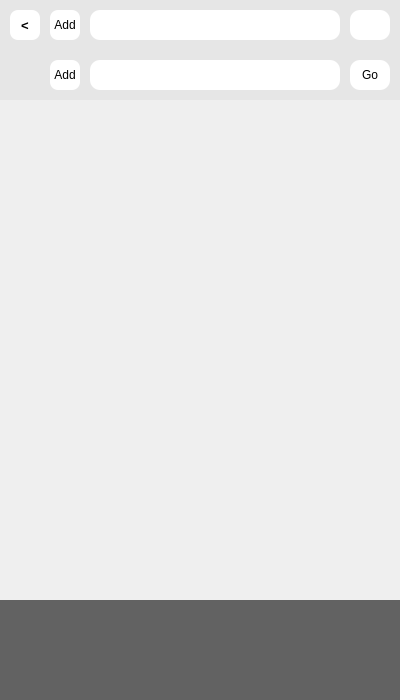
<?xml version="1.0" encoding="UTF-8"?>
<ui version="4.0">
 <class>Form</class>
 <widget class="QWidget" name="Form">
  <property name="geometry">
   <rect>
    <x>0</x>
    <y>0</y>
    <width>400</width>
    <height>700</height>
   </rect>
  </property>
  <property name="minimumSize">
   <size>
    <width>400</width>
    <height>700</height>
   </size>
  </property>
  <property name="maximumSize">
   <size>
    <width>400</width>
    <height>700</height>
   </size>
  </property>
  <property name="windowTitle">
   <string>Form</string>
  </property>
  <property name="styleSheet">
   <string notr="true">QWidget::setFixedSize(400,800)
</string>
  </property>
  <widget class="QPushButton" name="home_app">
   <property name="geometry">
    <rect>
     <x>160</x>
     <y>610</y>
     <width>80</width>
     <height>80</height>
    </rect>
   </property>
   <property name="minimumSize">
    <size>
     <width>80</width>
     <height>80</height>
    </size>
   </property>
   <property name="maximumSize">
    <size>
     <width>80</width>
     <height>80</height>
    </size>
   </property>
   <property name="styleSheet">
    <string notr="true">QPushButton {
    border-radius: 1px;
}
</string>
   </property>
   <property name="text">
    <string/>
   </property>
   <property name="icon">
    <iconset>
     <normaloff>home_logo.png</normaloff>home_logo.png</iconset>
   </property>
   <property name="iconSize">
    <size>
     <width>80</width>
     <height>80</height>
    </size>
   </property>
  </widget>
  <widget class="QLabel" name="home_background">
   <property name="geometry">
    <rect>
     <x>0</x>
     <y>600</y>
     <width>400</width>
     <height>100</height>
    </rect>
   </property>
   <property name="minimumSize">
    <size>
     <width>400</width>
     <height>100</height>
    </size>
   </property>
   <property name="maximumSize">
    <size>
     <width>400</width>
     <height>100</height>
    </size>
   </property>
   <property name="styleSheet">
    <string notr="true">background-color: rgb(98, 98, 98);</string>
   </property>
   <property name="text">
    <string/>
   </property>
  </widget>
  <widget class="QLabel" name="label">
   <property name="geometry">
    <rect>
     <x>-210</x>
     <y>100</y>
     <width>611</width>
     <height>501</height>
    </rect>
   </property>
   <property name="text">
    <string/>
   </property>
   <property name="pixmap">
    <pixmap>map_vector.jpg</pixmap>
   </property>
  </widget>
  <widget class="QLabel" name="home_background_2">
   <property name="geometry">
    <rect>
     <x>0</x>
     <y>0</y>
     <width>400</width>
     <height>100</height>
    </rect>
   </property>
   <property name="minimumSize">
    <size>
     <width>400</width>
     <height>100</height>
    </size>
   </property>
   <property name="maximumSize">
    <size>
     <width>400</width>
     <height>100</height>
    </size>
   </property>
   <property name="styleSheet">
    <string notr="true">background-color: rgb(230, 230, 230);</string>
   </property>
   <property name="text">
    <string/>
   </property>
  </widget>
  <widget class="QPushButton" name="nav_button">
   <property name="geometry">
    <rect>
     <x>350</x>
     <y>60</y>
     <width>40</width>
     <height>30</height>
    </rect>
   </property>
   <property name="styleSheet">
    <string notr="true">background-color: rgb(255, 255, 255);
border-radius: 10px;
</string>
   </property>
   <property name="text">
    <string>Go</string>
   </property>
  </widget>
  <widget class="QLineEdit" name="location_from">
   <property name="geometry">
    <rect>
     <x>90</x>
     <y>10</y>
     <width>250</width>
     <height>30</height>
    </rect>
   </property>
   <property name="styleSheet">
    <string notr="true">background-color: rgb(255, 255, 255);
border-radius: 10px</string>
   </property>
  </widget>
  <widget class="QLineEdit" name="location_to">
   <property name="geometry">
    <rect>
     <x>90</x>
     <y>60</y>
     <width>250</width>
     <height>30</height>
    </rect>
   </property>
   <property name="styleSheet">
    <string notr="true">background-color: rgb(255, 255, 255);
border-radius: 10px</string>
   </property>
  </widget>
  <widget class="QPushButton" name="switch_button">
   <property name="geometry">
    <rect>
     <x>350</x>
     <y>10</y>
     <width>40</width>
     <height>30</height>
    </rect>
   </property>
   <property name="styleSheet">
    <string notr="true">background-color: rgb(255, 255, 255);
border-radius: 10px;

</string>
   </property>
   <property name="text">
    <string/>
   </property>
   <property name="icon">
    <iconset>
     <normaloff>updown_logo.png</normaloff>updown_logo.png</iconset>
   </property>
  </widget>
  <widget class="QPushButton" name="add_location_from">
   <property name="geometry">
    <rect>
     <x>50</x>
     <y>10</y>
     <width>30</width>
     <height>30</height>
    </rect>
   </property>
   <property name="styleSheet">
    <string notr="true">background-color: rgb(255, 255, 255);
border-radius: 8px
</string>
   </property>
   <property name="text">
    <string>Add</string>
   </property>
  </widget>
  <widget class="QPushButton" name="add_location_to">
   <property name="geometry">
    <rect>
     <x>50</x>
     <y>60</y>
     <width>30</width>
     <height>30</height>
    </rect>
   </property>
   <property name="styleSheet">
    <string notr="true">background-color: rgb(255, 255, 255);
border-radius: 8px
</string>
   </property>
   <property name="text">
    <string>Add</string>
   </property>
  </widget>
  <widget class="QPushButton" name="back_button">
   <property name="geometry">
    <rect>
     <x>10</x>
     <y>10</y>
     <width>30</width>
     <height>30</height>
    </rect>
   </property>
   <property name="font">
    <font>
     <pointsize>10</pointsize>
     <bold>true</bold>
    </font>
   </property>
   <property name="styleSheet">
    <string notr="true">background-color: rgb(255, 255, 255);
border-radius: 8px
</string>
   </property>
   <property name="text">
    <string>&lt;</string>
   </property>
  </widget>
  <zorder>home_background</zorder>
  <zorder>home_app</zorder>
  <zorder>label</zorder>
  <zorder>home_background_2</zorder>
  <zorder>nav_button</zorder>
  <zorder>location_from</zorder>
  <zorder>location_to</zorder>
  <zorder>switch_button</zorder>
  <zorder>add_location_from</zorder>
  <zorder>add_location_to</zorder>
  <zorder>back_button</zorder>
 </widget>
 <resources/>
 <connections/>
</ui>
